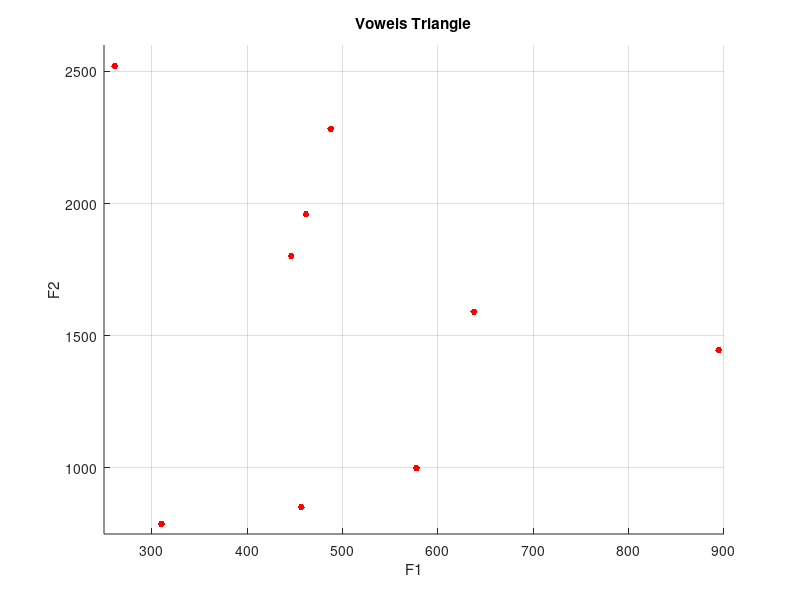

Write the MATLAB code that produced this figure.
%%
clear all; close all;
f = [894.37 487.83 261.22 577.60 310.20 637.77 461.78 456.89 446.21; 1445.51 2283.46 2519.87 999.40 788.42 1591.57 1959.82 851.67 1801.59];
figure;
axis([250 900 750 2600]);
grid on, hold on,
plot(f(1,:),f(2,:), 'r.', 'markersize', 15);
title('Vowels Triangle');
xlabel('F1');
ylabel('F2');
%%

%894.37 1445.51
%487.83 2283.46
%261.22 2519.87
%577.60 999.40
%310.20 788.42
%637.77 1591.57
%461.78 1959.82
%456.89 851.67
%446.21 1801.59

